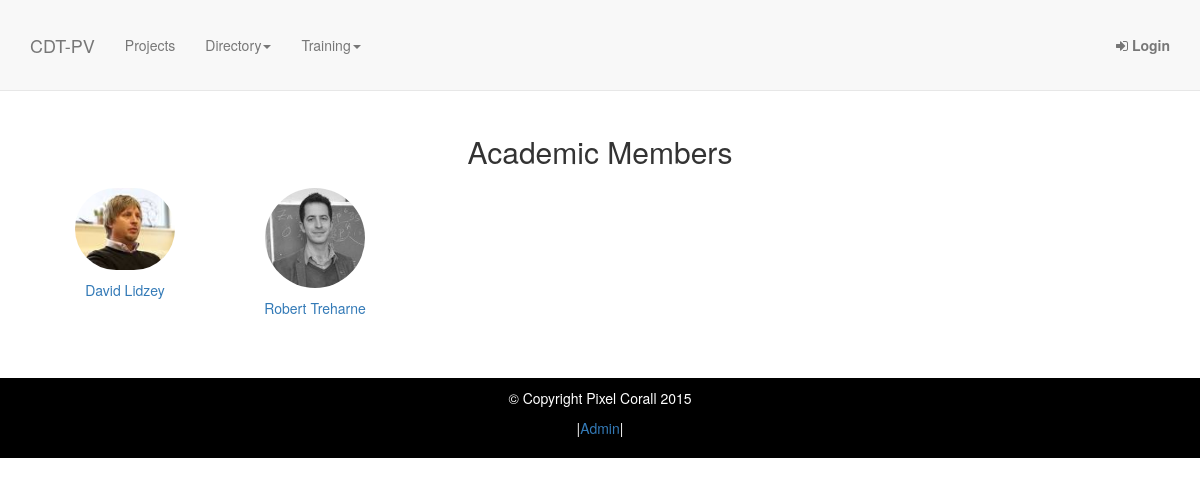
The page /directory/academics/ on the database as committed earlier.
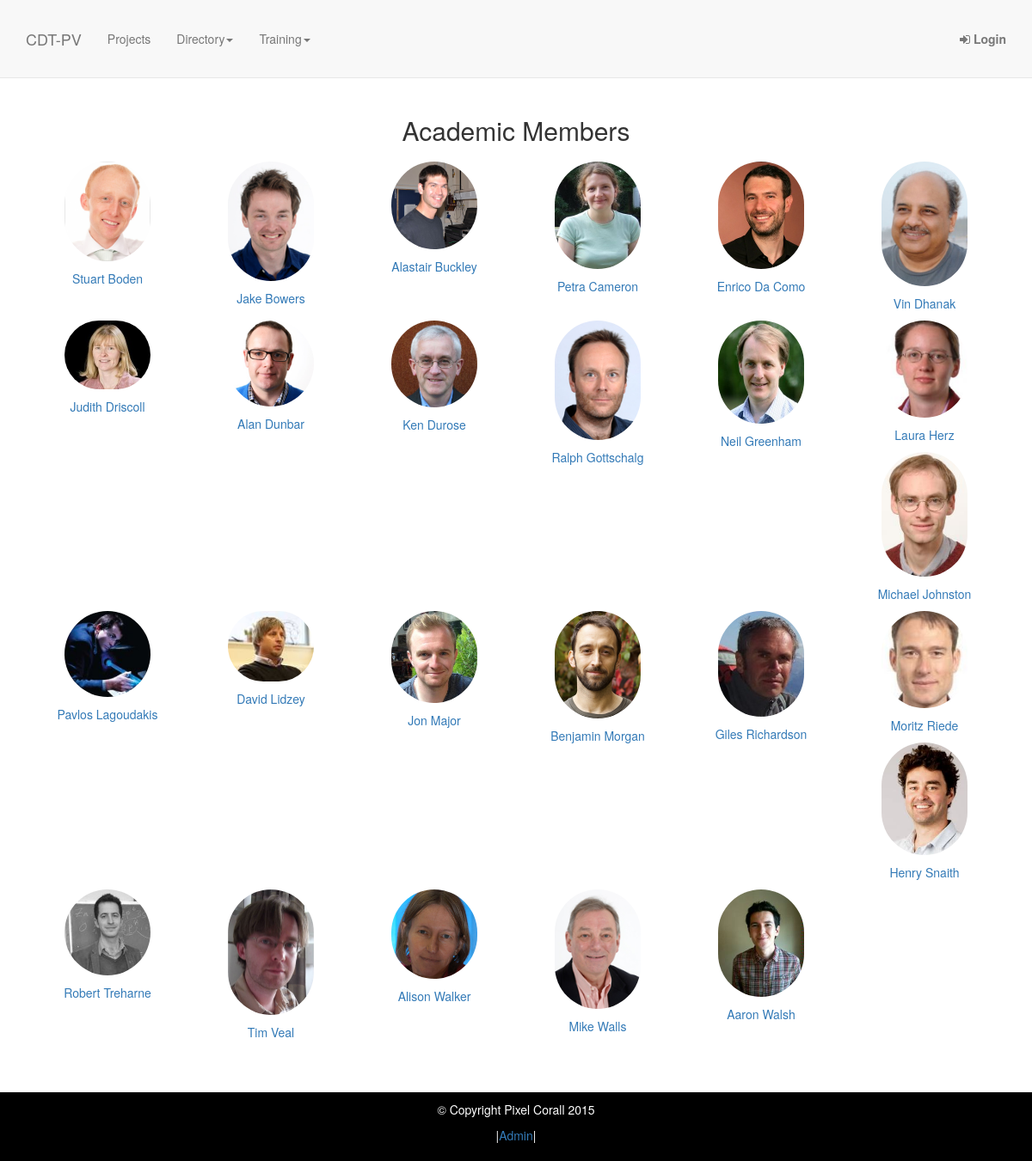
The same page on the database as committed later.
### profiles/models.py (models this page shows, shortened)
class Academic(models.Model):
    user = models.ForeignKey(User, blank=True, null=True)
    title = models.CharField(max_length=5)
    role = models.CharField(max_length= 50)
    first_name = models.CharField(max_length=128)
    last_name = models.CharField(max_length=128)
    affiliation = models.ForeignKey(Partner)
    bio = models.TextField(max_length=2000, blank=True)
    pic = ImageField(upload_to='academic_images', default='static/img/avatar.png')
    url = models.URLField(blank=True)
    twitter = models.URLField(blank=True)
    linkedIn = models.URLField(blank=True)

### cdtpv/views.py (the view)
# urls.py: url(r'^directory/academics/', 'cdtpv.views.academics', name='academics'),
def academics(request):
    academics = Academic.objects.order_by('last_name')[:]
    return render(request, 'academics.html', {'academics': academics})

### templates/academics.html
{% extends 'base.html' %}
{% load thumbnail %}
{% block content %}
<div style="padding-top: 50px;">
	<section  class="cohort-section">
        <div class="container">
            <div class="row">
                <div class="col-lg-12">
					<h2>Academic Members</h2>
					{% for academic in academics %}
					<a href="/user/profile/academic/{{academic.id}}/">
						<div style="min-height: 110px;" class="col-md-2 col-sm-3 col-xs-4">
							{% thumbnail academic.pic "150x150" crop="center" as im %}
							<img class="profile-pic" src="{{im.url}}" name="{{academic.first_name}} {{academic.last_name}}">
							<p>{{academic.first_name}} {{academic.last_name}}</p>
							{% endthumbnail %}
						</div>
				    </a>
					{% endfor %}
				</div>
			</div>
		</div>
	</section>
</div>
{% endblock %}

### templates/base.html (shortened to what this page needs)
<!DOCTYPE html>
{% load thumbnail %}
{% load static %}
<html lang="en">
<head>
    <link href="{% static 'css/bootstrap.min.css' %}" rel="stylesheet">
	<link rel="stylesheet" href="//maxcdn.bootstrapcdn.com/font-awesome/4.3.0/css/font-awesome.min.css">
    <link href="{% static  'css/scrolling-nav.css' %}" rel="stylesheet">
    <link href="{% static 'css/main.css' %}" rel="stylesheet" media="screen">
	<link href="{% static 'css/modern-business.css' %}" rel="stylesheet">
</head>
<body id="page-top" data-spy="scroll" data-target=".navbar-fixed-top">
    <nav class="navbar navbar-default navbar-fixed-top" role="navigation">
        <div class="container">
            <div class="navbar-header page-scroll">
				<a class="navbar-brand page-scroll" href="{% url 'home' %}">CDT-PV</a>
            </div>
            <div class="collapse navbar-collapse navbar-ex1-collapse">
                <ul class="nav navbar-nav">
                    <li>
                        <a class="page-scroll" href="">Projects</a>
                    </li>
                    <li class="dropdown">
                        <a href="#" class="dropdown-toggle" data-toggle="dropdown" role="button" aria-haspopup="true" aria-expanded="false">Directory<span class="caret"></span></a>
					</li>
                    <li class="dropdown">
                        <a href="#" class="dropdown-toggle" data-toggle="dropdown" role="button" aria-haspopup="true" aria-expanded="false">Training<span class="caret"></span></a>
					</li>
				</ul>
                <ul class="nav navbar-nav navbar-right">
		    {% if user.is_authenticated %}
			<li class="dropdown">
			    <a href="#" class="dropdown-toggle" data-toggle="dropdown" role="button" aria-haspopup="true" aria-expanded="false"><strong>{{user.username}}</strong><span class="caret"></span></a>
			    <ul class="dropdown-menu">
					<li><a href="{% url 'dashboard' %}"><i class="fa fa-user"></i> Dashboard</a></li>
					<li><a href=""><i class="fa fa-check-square-o"></i> Assessment</a></li>
					<li><a href="{% url 'logout' %}"><strong><i class="fa fa-sign-out"></i> Logout</strong></a></li>
			    </ul>
			</li>
	            {% else %}
				<li><a href="{% url 'login' %}"><strong><i class="fa fa-sign-in"></i> Login</strong></a></li>
			    </ul>
		    {% endif %}
            </div>
        </div>
    </nav>
    {% block content %}
    {% endblock %}
    <section id="footer" class="footer-section">
        <div class="container">
            <div class="row">
                <div class="col-lg-12">
					<p>&copy Copyright Pixel Corall 2015</p>
					<p>|<a href="/admin/" target="_blank">Admin</a>|</p>
                </div>
            </div>
        </div>
    </section>
</body>
</html>

### static/css/scrolling-nav.css (style rules this page uses)
body { width: 100%; height: 100%; }
html { width: 100%; height: 100%; }
@media (min-width:767px) { .navbar { padding: 20px 0; -webkit-transition: background .5s ease-in-out,padding .5s ease-in-out; -moz-transition: background .5s ease-in-out,padding .5s ease-in-out; transition: background .5s ease-in-out,padding .5s ease-in-out; } }

### static/css/main.css (style rules this page uses)
h2 { margin-bottom: 20px }
.profile-pic { max-width: 100px; width: 70%; margin-bottom: 10px; border-radius: 150px; -webkit-border-radius: 150px; -moz-border-radius: 150px; }
.footer-section { background: black; text-align:center; color: white; padding-top: 10px; padding-bottom: 10px; }
ul { padding: 0; }
.cohort-section { padding-top: 15px; text-align:center; padding-bottom: 50px; }

### static/css/modern-business.css (style rules this page uses)
html, body { height: 100%; }
body { padding-top: 50px; }

Rows that differ between the two databases and show on the page:
added Academic: shows a picture, first_name "Stuart", last_name "Boden"
added Academic: first_name (picture), first_name "Jake", last_name "Bowers"
added Academic: shows a picture, first_name "Alastair", last_name "Buckley"
added Academic: shows a picture, first_name "Petra", last_name "Cameron"
added Academic: shows a picture, first_name "Enrico", last_name "Da Como"
added Academic: last_name (picture), first_name "Vin", last_name "Dhanak"
added Academic: shows a picture, first_name "Judith", last_name "Driscoll"
added Academic: shows a picture, first_name "Alan", last_name "Dunbar"
added Academic: last_name (picture), first_name "Ken", last_name "Durose"
added Academic: first_name (picture), first_name "Ralph", last_name "Gottschalg"
added Academic: shows a picture, first_name "Neil", last_name "Greenham"
added Academic: first_name (picture), first_name "Laura", last_name "Herz"
added Academic: first_name (picture), first_name "Michael", last_name "Johnston"
added Academic: shows a picture, first_name "Pavlos", last_name "Lagoudakis"
added Academic: last_name (picture), first_name "Jon", last_name "Major"
added Academic: shows a picture, first_name "Benjamin", last_name "Morgan"
added Academic: first_name (picture), first_name "Giles", last_name "Richardson"
added Academic: shows a picture, first_name "Moritz", last_name "Riede"
added Academic: shows a picture, first_name "Henry", last_name "Snaith"
added Academic: last_name (picture), first_name "Tim", last_name "Veal"
added Academic: shows a picture, first_name "Alison", last_name "Walker"
added Academic: first_name (picture), first_name "Mike", last_name "Walls"
added Academic: shows a picture, first_name "Aaron", last_name "Walsh"
